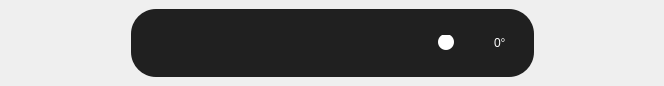
<?xml version="1.0" encoding="UTF-8"?>
<ui version="4.0">
 <class>Form</class>
 <widget class="QWidget" name="Form">
  <property name="geometry">
   <rect>
    <x>0</x>
    <y>0</y>
    <width>664</width>
    <height>86</height>
   </rect>
  </property>
  <property name="windowTitle">
   <string>Form</string>
  </property>
  <layout class="QHBoxLayout" name="horizontalLayout">
   <property name="leftMargin">
    <number>0</number>
   </property>
   <property name="topMargin">
    <number>0</number>
   </property>
   <property name="rightMargin">
    <number>0</number>
   </property>
   <property name="bottomMargin">
    <number>0</number>
   </property>
   <item>
    <widget class="QStackedWidget" name="basic_function_stack">
     <property name="styleSheet">
      <string notr="true">QStackedWidget{
	background-color:transparent;
}</string>
     </property>
     <property name="currentIndex">
      <number>1</number>
     </property>
     <widget class="QWidget" name="page_crop">
      <layout class="QHBoxLayout" name="horizontalLayout_13" stretch="1,0,1">
       <property name="leftMargin">
        <number>11</number>
       </property>
       <property name="topMargin">
        <number>11</number>
       </property>
       <property name="rightMargin">
        <number>11</number>
       </property>
       <property name="bottomMargin">
        <number>11</number>
       </property>
       <item>
        <spacer name="horizontalSpacer_1">
         <property name="orientation">
          <enum>Qt::Horizontal</enum>
         </property>
         <property name="sizeHint" stdset="0">
          <size>
           <width>404</width>
           <height>20</height>
          </size>
         </property>
        </spacer>
       </item>
       <item>
        <widget class="QWidget" name="widget_crop" native="true">
         <property name="minimumSize">
          <size>
           <width>150</width>
           <height>0</height>
          </size>
         </property>
         <property name="styleSheet">
          <string notr="true">QWidget{
	background-color: rgb(32, 32, 32);
	border-radius:25px;
}</string>
         </property>
         <layout class="QHBoxLayout" name="horizontalLayout_15">
          <property name="leftMargin">
           <number>10</number>
          </property>
          <property name="topMargin">
           <number>10</number>
          </property>
          <property name="rightMargin">
           <number>10</number>
          </property>
          <property name="bottomMargin">
           <number>10</number>
          </property>
          <item>
           <widget class="QPushButton" name="pushButton_apply">
            <property name="sizePolicy">
             <sizepolicy hsizetype="Minimum" vsizetype="Fixed">
              <horstretch>0</horstretch>
              <verstretch>0</verstretch>
             </sizepolicy>
            </property>
            <property name="minimumSize">
             <size>
              <width>48</width>
              <height>44</height>
             </size>
            </property>
            <property name="maximumSize">
             <size>
              <width>48</width>
              <height>44</height>
             </size>
            </property>
            <property name="cursor">
             <cursorShape>PointingHandCursor</cursorShape>
            </property>
            <property name="toolTip">
             <string>应用</string>
            </property>
            <property name="toolTipDuration">
             <number>3000</number>
            </property>
            <property name="styleSheet">
             <string notr="true">.QPushButton:hover{
	background-color:rgb(58, 58, 58);
	border-radius:10px;
}</string>
            </property>
            <property name="text">
             <string/>
            </property>
            <property name="icon">
             <iconset resource="../resources.qrc">
              <normaloff>:/images/icon/apply_icon.svg</normaloff>:/images/icon/apply_icon.svg</iconset>
            </property>
            <property name="iconSize">
             <size>
              <width>35</width>
              <height>35</height>
             </size>
            </property>
            <property name="flat">
             <bool>true</bool>
            </property>
           </widget>
          </item>
          <item>
           <widget class="QPushButton" name="pushButton_cancel">
            <property name="minimumSize">
             <size>
              <width>48</width>
              <height>44</height>
             </size>
            </property>
            <property name="maximumSize">
             <size>
              <width>48</width>
              <height>44</height>
             </size>
            </property>
            <property name="cursor">
             <cursorShape>PointingHandCursor</cursorShape>
            </property>
            <property name="toolTip">
             <string>取消</string>
            </property>
            <property name="toolTipDuration">
             <number>3000</number>
            </property>
            <property name="styleSheet">
             <string notr="true">.QPushButton:hover{
	background-color:rgb(58, 58, 58);
	border-radius:10px;
}</string>
            </property>
            <property name="text">
             <string/>
            </property>
            <property name="icon">
             <iconset resource="../resources.qrc">
              <normaloff>:/images/icon/cancel_icon.svg</normaloff>:/images/icon/cancel_icon.svg</iconset>
            </property>
            <property name="iconSize">
             <size>
              <width>35</width>
              <height>35</height>
             </size>
            </property>
            <property name="flat">
             <bool>true</bool>
            </property>
           </widget>
          </item>
         </layout>
        </widget>
       </item>
       <item>
        <spacer name="horizontalSpacer_2">
         <property name="orientation">
          <enum>Qt::Horizontal</enum>
         </property>
         <property name="sizeHint" stdset="0">
          <size>
           <width>404</width>
           <height>20</height>
          </size>
         </property>
        </spacer>
       </item>
      </layout>
     </widget>
     <widget class="QWidget" name="page_rotate">
      <layout class="QHBoxLayout" name="horizontalLayout_16">
       <item>
        <spacer name="horizontalSpacer_4">
         <property name="orientation">
          <enum>Qt::Horizontal</enum>
         </property>
         <property name="sizeHint" stdset="0">
          <size>
           <width>40</width>
           <height>20</height>
          </size>
         </property>
        </spacer>
       </item>
       <item>
        <widget class="QWidget" name="widget_rotate" native="true">
         <property name="minimumSize">
          <size>
           <width>150</width>
           <height>0</height>
          </size>
         </property>
         <property name="styleSheet">
          <string notr="true">QWidget{
	background-color: rgb(32, 32, 32);
	border-radius:25px;
}</string>
         </property>
         <layout class="QHBoxLayout" name="horizontalLayout_14">
          <property name="leftMargin">
           <number>10</number>
          </property>
          <property name="topMargin">
           <number>10</number>
          </property>
          <property name="rightMargin">
           <number>10</number>
          </property>
          <property name="bottomMargin">
           <number>10</number>
          </property>
          <item>
           <widget class="QPushButton" name="pushButton_left_90">
            <property name="sizePolicy">
             <sizepolicy hsizetype="Minimum" vsizetype="Fixed">
              <horstretch>0</horstretch>
              <verstretch>0</verstretch>
             </sizepolicy>
            </property>
            <property name="minimumSize">
             <size>
              <width>48</width>
              <height>44</height>
             </size>
            </property>
            <property name="maximumSize">
             <size>
              <width>48</width>
              <height>44</height>
             </size>
            </property>
            <property name="cursor">
             <cursorShape>PointingHandCursor</cursorShape>
            </property>
            <property name="toolTip">
             <string>逆时针旋转90°</string>
            </property>
            <property name="toolTipDuration">
             <number>3000</number>
            </property>
            <property name="styleSheet">
             <string notr="true">.QPushButton:hover{
	background-color:rgb(58, 58, 58);
	border-radius:10px;
}</string>
            </property>
            <property name="text">
             <string/>
            </property>
            <property name="icon">
             <iconset resource="../resources.qrc">
              <normaloff>:/images/icon/rotate_counterclockwise_icon.svg</normaloff>:/images/icon/rotate_counterclockwise_icon.svg</iconset>
            </property>
            <property name="iconSize">
             <size>
              <width>35</width>
              <height>35</height>
             </size>
            </property>
            <property name="flat">
             <bool>true</bool>
            </property>
           </widget>
          </item>
          <item>
           <widget class="QPushButton" name="pushButton_right_90">
            <property name="minimumSize">
             <size>
              <width>48</width>
              <height>44</height>
             </size>
            </property>
            <property name="maximumSize">
             <size>
              <width>48</width>
              <height>44</height>
             </size>
            </property>
            <property name="cursor">
             <cursorShape>PointingHandCursor</cursorShape>
            </property>
            <property name="toolTip">
             <string>顺时针旋转90°</string>
            </property>
            <property name="toolTipDuration">
             <number>3000</number>
            </property>
            <property name="styleSheet">
             <string notr="true">.QPushButton:hover{
	background-color:rgb(58, 58, 58);
	border-radius:10px;
}</string>
            </property>
            <property name="text">
             <string/>
            </property>
            <property name="icon">
             <iconset resource="../resources.qrc">
              <normaloff>:/images/icon/rotate_clockwise_icon.svg</normaloff>:/images/icon/rotate_clockwise_icon.svg</iconset>
            </property>
            <property name="iconSize">
             <size>
              <width>35</width>
              <height>35</height>
             </size>
            </property>
            <property name="flat">
             <bool>true</bool>
            </property>
           </widget>
          </item>
          <item>
           <widget class="QPushButton" name="pushButton_flip_y">
            <property name="minimumSize">
             <size>
              <width>48</width>
              <height>44</height>
             </size>
            </property>
            <property name="maximumSize">
             <size>
              <width>48</width>
              <height>44</height>
             </size>
            </property>
            <property name="cursor">
             <cursorShape>PointingHandCursor</cursorShape>
            </property>
            <property name="toolTip">
             <string>水平翻转</string>
            </property>
            <property name="toolTipDuration">
             <number>3000</number>
            </property>
            <property name="styleSheet">
             <string notr="true">.QPushButton:hover{
	background-color:rgb(58, 58, 58);
	border-radius:10px;
}</string>
            </property>
            <property name="text">
             <string/>
            </property>
            <property name="icon">
             <iconset resource="../resources.qrc">
              <normaloff>:/images/icon/ic-flip-y.svg</normaloff>:/images/icon/ic-flip-y.svg</iconset>
            </property>
            <property name="iconSize">
             <size>
              <width>35</width>
              <height>35</height>
             </size>
            </property>
            <property name="flat">
             <bool>true</bool>
            </property>
           </widget>
          </item>
          <item>
           <widget class="QPushButton" name="pushButton_flip_x">
            <property name="minimumSize">
             <size>
              <width>48</width>
              <height>44</height>
             </size>
            </property>
            <property name="maximumSize">
             <size>
              <width>48</width>
              <height>44</height>
             </size>
            </property>
            <property name="cursor">
             <cursorShape>PointingHandCursor</cursorShape>
            </property>
            <property name="toolTip">
             <string>垂直翻转</string>
            </property>
            <property name="toolTipDuration">
             <number>3000</number>
            </property>
            <property name="styleSheet">
             <string notr="true">.QPushButton:hover{
	background-color:rgb(58, 58, 58);
	border-radius:10px;
}</string>
            </property>
            <property name="text">
             <string/>
            </property>
            <property name="icon">
             <iconset resource="../resources.qrc">
              <normaloff>:/images/icon/ic-flip-x.svg</normaloff>:/images/icon/ic-flip-x.svg</iconset>
            </property>
            <property name="iconSize">
             <size>
              <width>35</width>
              <height>35</height>
             </size>
            </property>
            <property name="flat">
             <bool>true</bool>
            </property>
           </widget>
          </item>
          <item>
           <widget class="QWidget" name="separator" native="true">
            <property name="minimumSize">
             <size>
              <width>41</width>
              <height>0</height>
             </size>
            </property>
            <property name="styleSheet">
             <string notr="true">image:url(:/images/icon/vertical_line_icon.svg);
background-color: transparent;</string>
            </property>
           </widget>
          </item>
          <item>
           <widget class="QSlider" name="slider_rotate">
            <property name="styleSheet">
             <string notr="true">QSlider::add-page:horizontal {
    background-color: qlineargradient(spread: pad, x1: 0, y1: 1, x2: 1, y2: 1,
                                      stop: 0 rgb(100, 100, 100),
                                      stop: 1 rgb(255, 78, 0,));
    border-radius: 4px;
}

QSlider::sub-page:horizontal {
	background-color: qlineargradient(spread: pad, x1: 0, y1: 1, x2: 1, y2: 1,
                                      stop: 0 rgb(51, 151, 255),
                                      stop: 1 rgb(100, 100, 100));
    border-radius: 4px;
}

QSlider::groove:horizontal {
    background: transparent;
    height: 8px;
}

QSlider::handle:horizontal {
    width: 16px;
    height: 18px;
    margin: -4px 0px -4px 0px;
    border-radius: 8px;
    background: white;
}
</string>
            </property>
            <property name="minimum">
             <number>-45</number>
            </property>
            <property name="maximum">
             <number>45</number>
            </property>
            <property name="orientation">
             <enum>Qt::Horizontal</enum>
            </property>
           </widget>
          </item>
          <item>
           <widget class="QLabel" name="label_rotate">
            <property name="minimumSize">
             <size>
              <width>30</width>
              <height>44</height>
             </size>
            </property>
            <property name="font">
             <font>
              <family>Microsoft JhengHei UI</family>
             </font>
            </property>
            <property name="styleSheet">
             <string notr="true">QLabel{
	color: rgb(255, 255, 255);
	background-color: transparent;
}</string>
            </property>
            <property name="text">
             <string>0°</string>
            </property>
           </widget>
          </item>
         </layout>
        </widget>
       </item>
       <item>
        <spacer name="horizontalSpacer_3">
         <property name="orientation">
          <enum>Qt::Horizontal</enum>
         </property>
         <property name="sizeHint" stdset="0">
          <size>
           <width>40</width>
           <height>20</height>
          </size>
         </property>
        </spacer>
       </item>
      </layout>
     </widget>
    </widget>
   </item>
  </layout>
 </widget>
 <resources>
  <include location="../resources.qrc"/>
 </resources>
 <connections/>
</ui>
